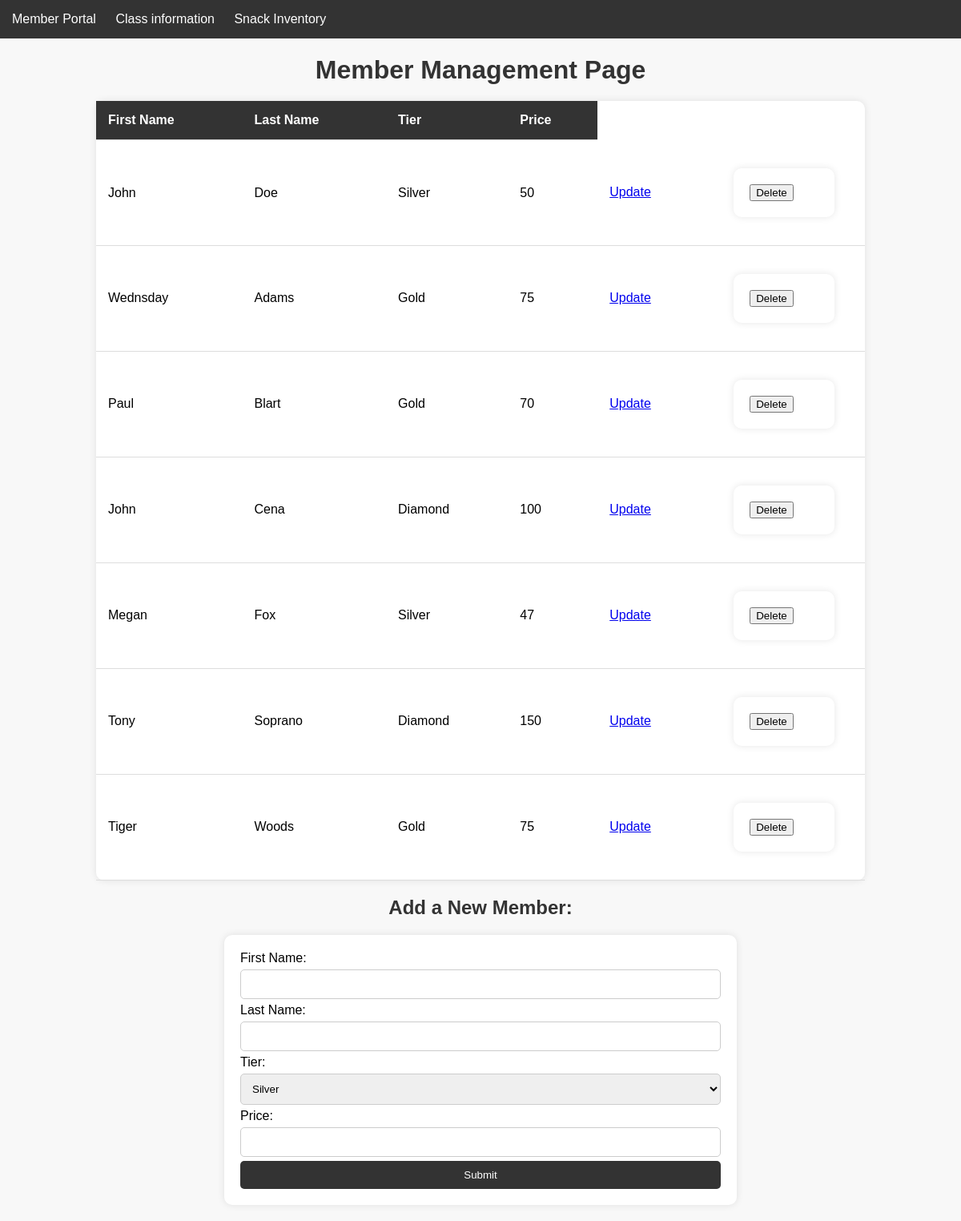
The app's page /, older data.
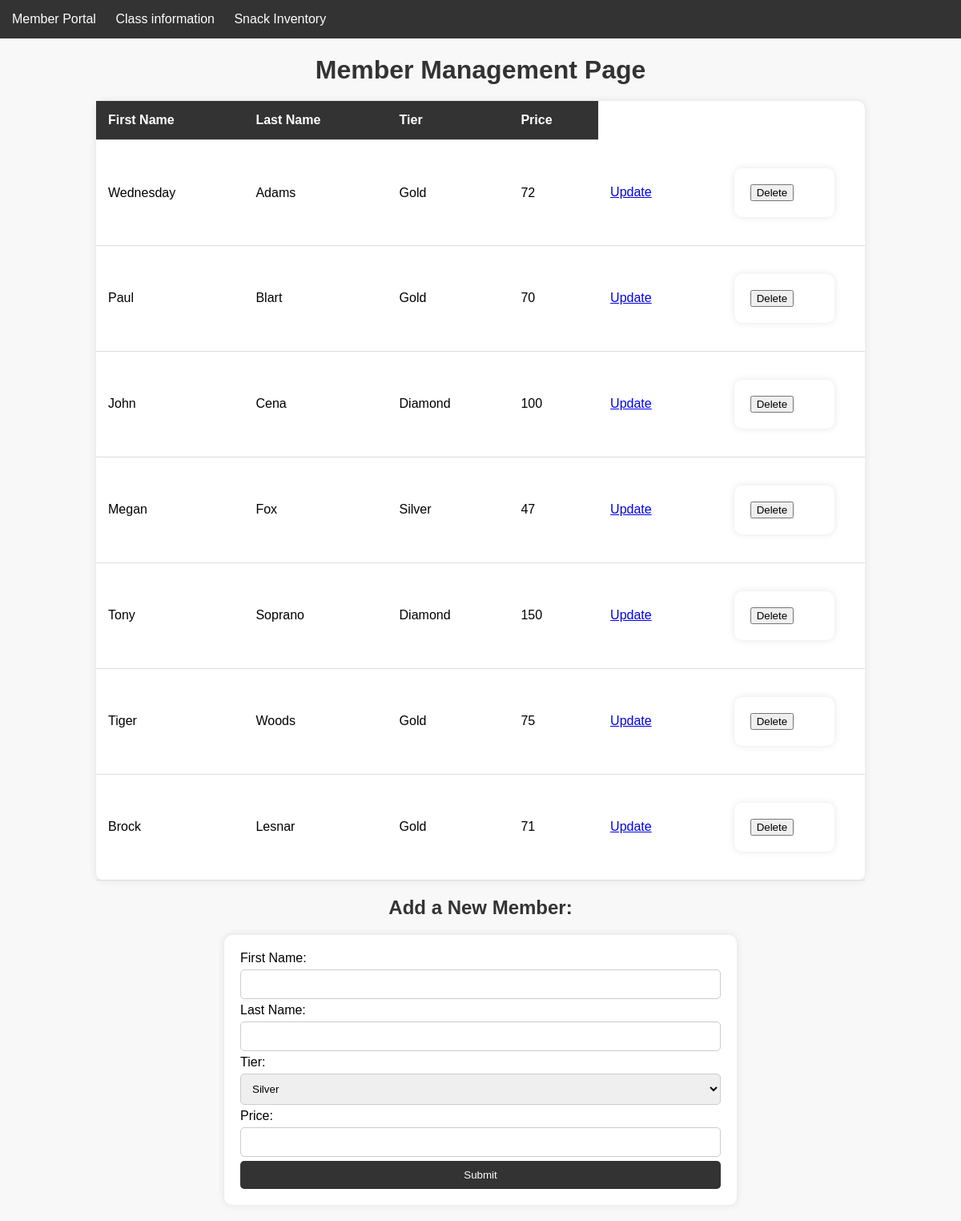
The same page, newer data.
### main.py (models this page shows)
class Membership(db.Model):
    membership_id = db.Column(db.Integer, primary_key=True)
    member_id = db.Column(db.Integer, db.ForeignKey('member.member_id'))
    price = db.Column(db.Integer)
    tier_id = db.Column(db.Integer)
    member = db.relationship('Member', backref=db.backref('memberships', lazy=True))

class Member(db.Model):
    member_id = db.Column(db.Integer, primary_key=True)
    first_name = db.Column(db.String)
    last_name = db.Column(db.String)

class Tier(db.Model):
    tier_id = db.Column(db.Integer, primary_key=True)
    name = db.Column(db.String)

### main.py (the view)
@app.route('/')
def member_management():
    members_info = fetchMemberInfo()
    return render_template('Members.html', members=members_info)

### main.py (called while the page is built)
def fetchMemberInfo():
    with app.app_context():
        query = db.session.query(Member, Membership.price, Tier.name)\
                    .join(Membership, Member.member_id == Membership.member_id)\
                    .join(Tier, Membership.tier_id == Tier.tier_id).all()
        members_info = []
        for member, price, tier_name in query:
            member_info = {
                'member_id': member.member_id,
                'first_name': member.first_name,
                'last_name': member.last_name,
                'price': price,
                'tier_name': tier_name
            }
            members_info.append(member_info)
    return members_info

### templates/Members.html (shortened to what this page needs)
{% extends "base.html" %}
{% block content %}
<h1>Member Management Page</h1>
<table>
    <tr>
        <th>First Name</th>
        <th>Last Name</th>
        <th>Tier</th>
        <th>Price</th>
    </tr>
    {% for member in members %}
        <tr>
            <td>{{ member.first_name }}</td>
            <td>{{ member.last_name }}</td>
            <td>{{ member.tier_name }}</td>
            <td>{{ member.price }}</td>
            <td><a href="/update_member?member_id={{member.member_id}}&first_name={{member.first_name}}&last_name={{member.last_name}}
            &tier_name={{member.tier_name}}&price={{member.price}}">Update</a></td>
            <td>
                <form action="/delete_member" method="POST">
                <button type="submit">Delete</button>
            </form></td>
        </tr>
    {% endfor %}
</table>
<h2>Add a New Member:</h2>
<form action="/addMember" method="POST">
    First Name: <input type="text" name="first_name" value="">
    Last Name: <input type="text" name="last_name" value="">
    Tier: <select name="tier_name">
        <option value="silver">Silver</option>
    </select>
    Price: <input type="text" name="price" value="">
    <input type="submit">
</form>
{% endblock %}

### templates/base.html (shortened to what this page needs)
<html>
    <head>
        <link rel="stylesheet" href="static/style.css">
    </head>
    <body>
        <nav>
            <ul>
                <li><a  href="/">Member Portal</a></li>
                <li><a  href="/classes">Class information</a></li>
                <li><a  href="/snacks">Snack Inventory</a></li>
            </ul>
        </nav>
        {% block content %}
        {% endblock %}
    </body>
</html>

### static/style.css (style rules this page uses)
body { font-family: Arial, sans-serif; margin: 0; padding: 0; background-color: #f8f8f8; }
nav { background-color: #333; color: #fff; padding: 15px; }
nav ul { list-style-type: none; margin: 0; padding: 0; }
nav ul li { display: inline; margin-right: 20px; }
nav ul li a { text-decoration: none; color: #fff; }
h1, h2 { color: #333; text-align: center; margin-bottom: 20px; }
form { margin: 20px auto; width: 50%; padding: 20px; background-color: #fff; border-radius: 10px; box-shadow: 0 0 10px rgba(0, 0, 0, 0.1); }
form input[type="text"], form input[type="number"], form select { width: 100%; padding: 10px; margin: 5px 0; border: 1px solid #ccc; border-radius: 5px; box-sizing: border-box; }
form input[type="submit"] { width: 100%; background-color: #333; color: #fff; padding: 10px; border: none; border-radius: 5px; cursor: pointer; }
table { border-collapse: collapse; width: 80%; margin: 20px auto; background-color: #fff; border-radius: 10px; box-shadow: 0 0 10px rgba(0, 0, 0, 0.1); }
table th, table td { padding: 15px; text-align: left; border-bottom: 1px solid #ddd; }
table th { background-color: #333; color: #fff; }

Row changes from the older to the newer data that the page shows:
removed Membership: first_name "John", last_name "Doe", tier_name "Silver", price "50"
changed Membership "Adams": first_name "Wednsday" → "Wednesday"; price "75" → "72"
added Membership: first_name "Brock", last_name "Lesnar", tier_name "Gold", price "71"
